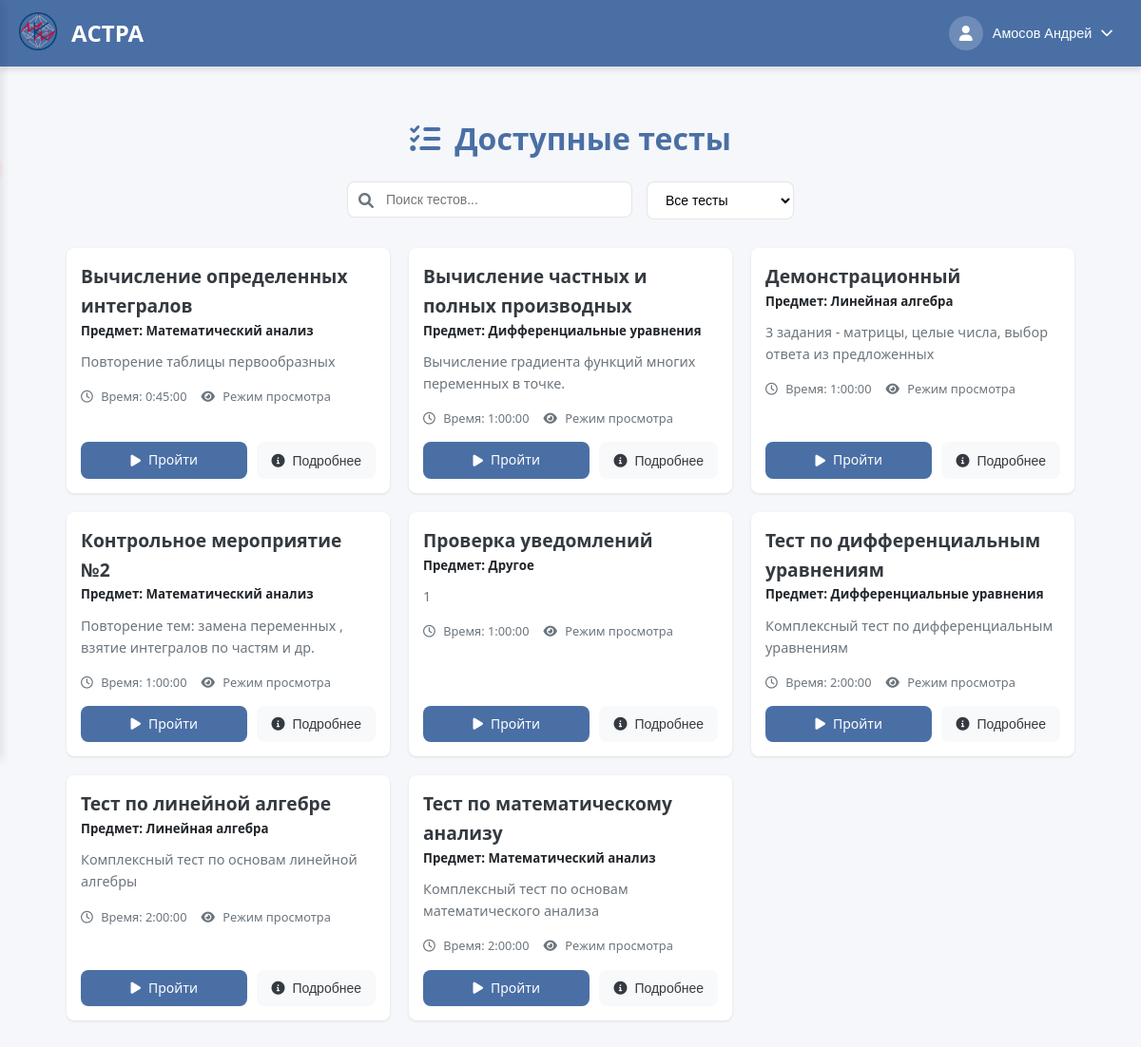
Screenshot of /TestsSolving/ (signed in) with the database file from the repository.
### users/models.py (models this page shows, shortened)
class CustomUser(AbstractBaseUser, PermissionsMixin):
    THEME_CHOICES = [
        ('light', 'Светлая'),
        ('dark', 'Тёмная'),
    ]
    email = models.EmailField(unique=True)
    role = models.CharField(max_length=10, choices=[('student', 'Student'), ('teacher', 'Teacher')])
    theme = models.CharField(max_length=10, choices=THEME_CHOICES, default='light')
    is_active = models.BooleanField(default=True)
    is_staff = models.BooleanField(default=False)
    objects = CustomUserManager()
    USERNAME_FIELD = 'email'
    REQUIRED_FIELDS = ['role']
    def get_full_name(self):
        if self.role == 'student' and hasattr(self, 'studentdata'):
            return f"{self.studentdata.last_name} {self.studentdata.first_name}"
        elif self.role == 'teacher' and hasattr(self, 'teacherdata'):
            return f"{self.teacherdata.last_name} {self.teacherdata.first_name}"
        return self.email
    def get_photo_url(self):
        if self.role == 'student' and hasattr(self, 'studentdata') and self.studentdata.photo:
            return self.studentdata.photo.url
        elif self.role == 'teacher' and hasattr(self, 'teacherdata') and self.teacherdata.photo:
            return self.teacherdata.photo.url
        return None

class TeacherData(models.Model):
    first_name = models.CharField(max_length=50, blank=False)
    last_name = models.CharField(max_length=50, blank=False)
    middle_name = models.CharField(max_length=50)
    photo = models.ImageField(upload_to='user_photos/', blank=True, null=True)
    institute = models.ForeignKey(StudentInstitute, default=6, on_delete=models.PROTECT)
    data_map = models.OneToOneField(CustomUser, on_delete=models.CASCADE)

### create_tests/models.py (models this page shows, shortened)
class AboutTest(models.Model):
    RESULT_DISPLAY_CHOICES = [
        ('only_score', 'Только баллы'),
        ('show_correct', 'Показывать правильные ответы'),
    ]
    objects = None
    name_tests = models.CharField(max_length=255, blank=False)  # Название теста
    creator = models.ForeignKey(TeacherData, on_delete=models.PROTECT, null=True, blank=True,
                                related_name='created_tests')  # Создатель теста
    time_to_solution = models.DurationField(default=timedelta(hours=1, minutes=30))
    name_slug_tests = models.SlugField(max_length=255, unique=True, db_index=True, verbose_name="URL")  # Слаг имени
    num_of_attempts = models.IntegerField(blank=True, default=1)  # Количество попыток для решения
    type_of_result = models.IntegerField(blank=True, default=1)  # Тип возвращаемого результата
    description = models.CharField(max_length=150, default="", blank=True)
    is_published = models.IntegerField(default=0)
    is_done = models.IntegerField(default=1)
    is_draft = models.BooleanField(default=False)
    draft_data = models.TextField(default='', blank=True)
    result_display_mode = models.CharField(max_length=20, choices=RESULT_DISPLAY_CHOICES, default='only_score')  # Режим отображения результатов
    subj = models.ForeignKey(Subjects,
                             on_delete=models.PROTECT,
                             default=1)
    grade_5_threshold = models.IntegerField(default=80, help_text="Минимальный процент для оценки 5")
    grade_4_threshold = models.IntegerField(default=60, help_text="Минимальный процент для оценки 4")
    grade_3_threshold = models.IntegerField(default=35, help_text="Минимальный процент для оценки 3")
    expressions = models.ManyToManyField(AboutExpressions)
    task_groups = models.ManyToManyField(TaskGroup, blank=True)  # Новые группы заданий

class Subjects(models.Model):
    name = models.CharField(max_length=100, unique=True, default="Другое")
    def __str__(self):
        return self.name

### solving_tests/views.py (the view, shortened to what this page needs)
# urls.py: path('', views.list_test, name='list_test'),
@login_required
@role_required(['student', 'teacher', 'admin'])
def list_test(request):
    user = request.user
    if user.role == 'teacher':
        try:
            teacher = TeacherData.objects.get(data_map=user)
            all_tests = AboutTest.objects.filter(creator=teacher, is_draft=False).order_by('name_tests')
        except TeacherData.DoesNotExist:
            all_tests = []
        tests_for_teacher = [{'test': t, 'is_teacher': True} for t in all_tests]
        return render(request, 'solving_tests/test_selection.html', {
            'tests': tests_for_teacher,
            'is_teacher': True,
            'pusher_key': getattr(settings, 'PUSHER_KEY', ''),
            'pusher_cluster': getattr(settings, 'PUSHER_CLUSTER', 'eu'),
        })

### users/context_processors.py (called while the page is built)
def user_role(request):
    if request.user.is_authenticated:
        return {'user_role': request.user.role}
    return {}

### solving_tests/templates/solving_tests/test_selection.html (shortened to what this page needs)
{% extends 'solving_tests/header.html' %}
{% load static %}
{% block extra_css %}
    <link rel="stylesheet" href="{% static 'css/test_selection.css' %}">
    <link rel="stylesheet" href="{% static 'libs/fontawesome/css/all.min.css' %}">
{% endblock %}
{% block content %}
<div class="test-selection-container">
    <div class="page-header">
        <h1><i class="fas fa-tasks"></i> Доступные тесты</h1>
        <div class="search-filter">
            <div class="search-box">
                <i class="fas fa-search"></i>
                <input type="text" id="testSearch" placeholder="Поиск тестов...">
            </div>
            <div class="filter-box">
                <select id="testFilter">
                    <option value="all">Все тесты</option>
                </select>
            </div>
        </div>
    </div>
    <div class="tests-grid">
        {% for item in tests %}
            {% with test=item.test %}
                <div class="test-card" data-id="{{ test.id }}" data-slug="{{ test.name_slug_tests }}"
                     data-completed="{% if item.is_completed %}true{% else %}false{% endif %}"
                     data-new="{% if item.attempts_count == 0 %}true{% else %}false{% endif %}">
                    <div class="test-body">
                        <h3 class="test-title">
                            <a href="{% url 'solving_tests:some_test_for_student' slug_name=test.name_slug_tests %}">{{ test.name_tests }}</a>
                        </h3>
                        <h5>Предмет: {{ test.subj }}</h5>
                        {% if test.description %}
                            <p class="test-description">{{ test.description|truncatechars:150 }}</p>
                        {% endif %}
                        <div class="test-meta">
                            <span><i class="far fa-clock"></i> Время: {{ test.time_to_solution }}</span>
                            {% if is_teacher %}
                                <span><i class="fas fa-eye"></i> Режим просмотра</span>
                            {% elif item.is_completed %}
                                {% if item.best_result %}
                                    <span><i class="fas fa-chart-line"></i> Лучший результат: {{ item.best_result.result_points|floatformat:1 }} баллов</span>
                                {% else %}
                                    <span><i class="fas fa-chart-line"></i> Результат недоступен</span>
                                {% endif %}
                            {% endif %}
                        </div>
                    </div>
                    <div class="test-footer">
                        {% if not is_teacher and item.is_completed %}
                            <a href="{% url 'solving_tests:view_completed_result' slug_name=test.name_slug_tests %}" class="btn start-btn">
                                <i class="fas fa-chart-bar"></i> Результаты
                            </a>
                        {% else %}
                            <a href="{% url 'solving_tests:some_test_for_student' slug_name=test.name_slug_tests %}" class="btn start-btn">
                                <i class="fas fa-play"></i> {% if is_teacher %}Пройти{% else %}Начать{% endif %}
                            </a>
                        {% endif %}
                        <button class="btn info-btn" data-test-id="{{ test.id }}">
                            <i class="fas fa-info-circle"></i> Подробнее
                        </button>
                    </div>
                </div>
            {% endwith %}
        {% empty %}
            <div class="empty-state">
                <i class="fas fa-tasks fa-3x"></i>
                <h3>Нет доступных тестов</h3>
                <p>В настоящее время для вас нет доступных тестов.</p>
            </div>
        {% endfor %}
    </div>
</div>
{% endblock %}

### solving_tests/templates/solving_tests/header.html (shortened to what this page needs)
<!DOCTYPE html>
<html lang="ru">
<head>
    {% load static %}
    <link rel="stylesheet" href="{% static 'css/header.css' %}">
    <link rel="stylesheet" href="{% static 'css/dark-theme.css' %}">
    <link rel="stylesheet" href="{% static 'libs/fontawesome/css/all.min.css' %}">
    {% block extra_css %}{% endblock %}
</head>
<body data-theme="{{ user.theme|default:'light' }}" data-user-theme="{{ user.theme|default:'light' }}">
<header class="app-header">
    <div class="header-container">
        <div class="header-brand">
            <span class="logo-icon">
                <img src="{% static 'images/logo.png' %}" alt="" style="width: 40px; height: 40px;">
            </span>
            <h2><span class="logo-text">АСТРА</span></h2>
        </div>
        <div class="user-controls">
            <div class="profile-dropdown">
                <button class="profile-btn" id="profileBtn">
                    <div class="avatar">
                        {% if user.get_photo_url %}
                            <img src="{{ user.get_photo_url }}" alt="Фото профиля" style="width: 100%; height: 100%; border-radius: 50%; object-fit: cover;">
                        {% else %}
                            <i class="fas fa-user"></i>
                        {% endif %}
                    </div>
                    <span class="username">{{ user.get_full_name }}</span>
                    <i class="fas fa-chevron-down"></i>
                </button>
            </div>
        </div>
    </div>
</header>
<main class="app-main">
    {% block content %}{% endblock %}
</main>
</body>
</html>

### create_tests/static/css/header.css (style rules this page uses)
:root { --primary-color: #4a6fa5; --primary-hover: #3a5a8a; --secondary-color: #6c757d; --success-color: #28a745; --danger-color: #dc3545; --warning-color: #ffc107; --info-color: #17a2b8; --light-color: #f8f9fa; --dark-color: #343a40; --text-light: #ffffff; --text-dark: #212529; --border-color: rgba(0, 0, 0, 0.1); --shadow-sm: 0 1px 3px rgba(0, 0, 0, 0.1); --shadow-md: 0 4px 6px rgba(0, 0, 0, 0.1); --shadow-lg: 0 10px 15px rgba(0, 0, 0, 0.1); --transition: all 0.3s ease; --border-radius: 8px; }
* { margin: 0; padding: 0; box-sizing: border-box; }
body { font-family: 'Segoe UI', Tahoma, Geneva, Verdana, sans-serif; line-height: 1.6; color: var(--text-dark); background-color: #f5f7fa; padding-top: 70px !important; }
.app-header { position: fixed; top: 0; left: 0; right: 0; height: 70px; background-color: var(--primary-color); box-shadow: var(--shadow-md); z-index: 1000; }
.header-container { display: flex; justify-content: space-between; align-items: center; height: 100%; max-width: 1500px; margin: 0 auto; padding: 0 20px; }
.header-brand { display: flex; align-items: center; gap: 15px; }
.logo-icon { font-size: 3rem; color: #ffd700; }
.logo-text { size 500px; color: white; }
.user-controls { display: flex; align-items: center; gap: 15px; }
.profile-dropdown { position: relative; }
.profile-btn { display: flex; align-items: center; background: none; border: none; color: var(--text-light); cursor: pointer; gap: 10px; padding: 5px 10px; border-radius: 20px; transition: var(--transition); }
.avatar { width: 36px; height: 36px; border-radius: 50%; background-color: rgba(255, 255, 255, 0.2); display: flex; align-items: center; justify-content: center; font-size: 1rem; }
.username { font-weight: 500; font-size: 0.9rem; }
.app-main { min-height: calc(100vh - 70px); padding: 20px; max-width: 95%; margin: 0 auto; }

### static/css/dark-theme.css (style rules this page uses)
* { transition: background-color 0.3s ease, color 0.3s ease, border-color 0.3s ease; }

### rows the page displays
CustomUser: get_full_name "Амосов Андрей"
AboutTest: test.name_tests "Вычисление определенных интегралов", test.subj "Математический анализ", test.description "Повторение таблицы первообразных", test.time_to_solution "0:45:00"
AboutTest: test.name_tests "Вычисление частных и полных производных", test.subj "Дифференциальные уравнения", test.description "Вычисление градиента функций многих переменных в точке.", test.time_to_solution "1:00:00"
AboutTest: test.name_tests "Демонстрационный", test.subj "Линейная алгебра", test.description "3 задания - матрицы, целые числа, выбор ответа из предложенных", test.time_to_solution "1:00:00"
AboutTest: test.name_tests "Контрольное мероприятие №2", test.subj "Математический анализ", test.description "Повторение тем: замена переменных , взятие интегралов по частям и др.", test.time_to_solution "1:00:00"
AboutTest: test.name_tests "Проверка уведомлений", test.subj "Другое", test.description "1", test.time_to_solution "1:00:00"
AboutTest: test.name_tests "Тест по дифференциальным уравнениям", test.subj "Дифференциальные уравнения", test.description "Комплексный тест по дифференциальным уравнениям", test.time_to_solution "2:00:00"
AboutTest: test.name_tests "Тест по линейной алгебре", test.subj "Линейная алгебра", test.description "Комплексный тест по основам линейной алгебры", test.time_to_solution "2:00:00"
AboutTest: test.name_tests "Тест по математическому анализу", test.subj "Математический анализ", test.description "Комплексный тест по основам математического анализа", test.time_to_solution "2:00:00"
